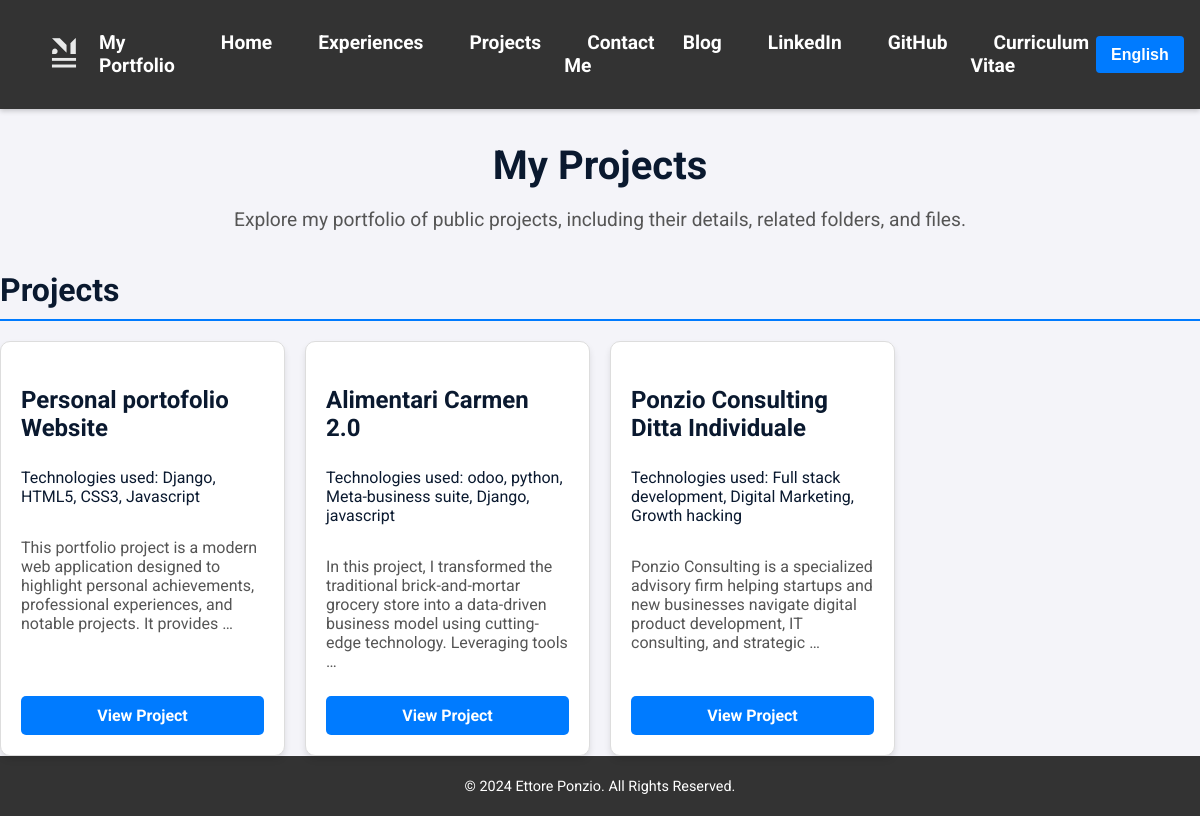
Page /en/projects/ on the earlier database version.
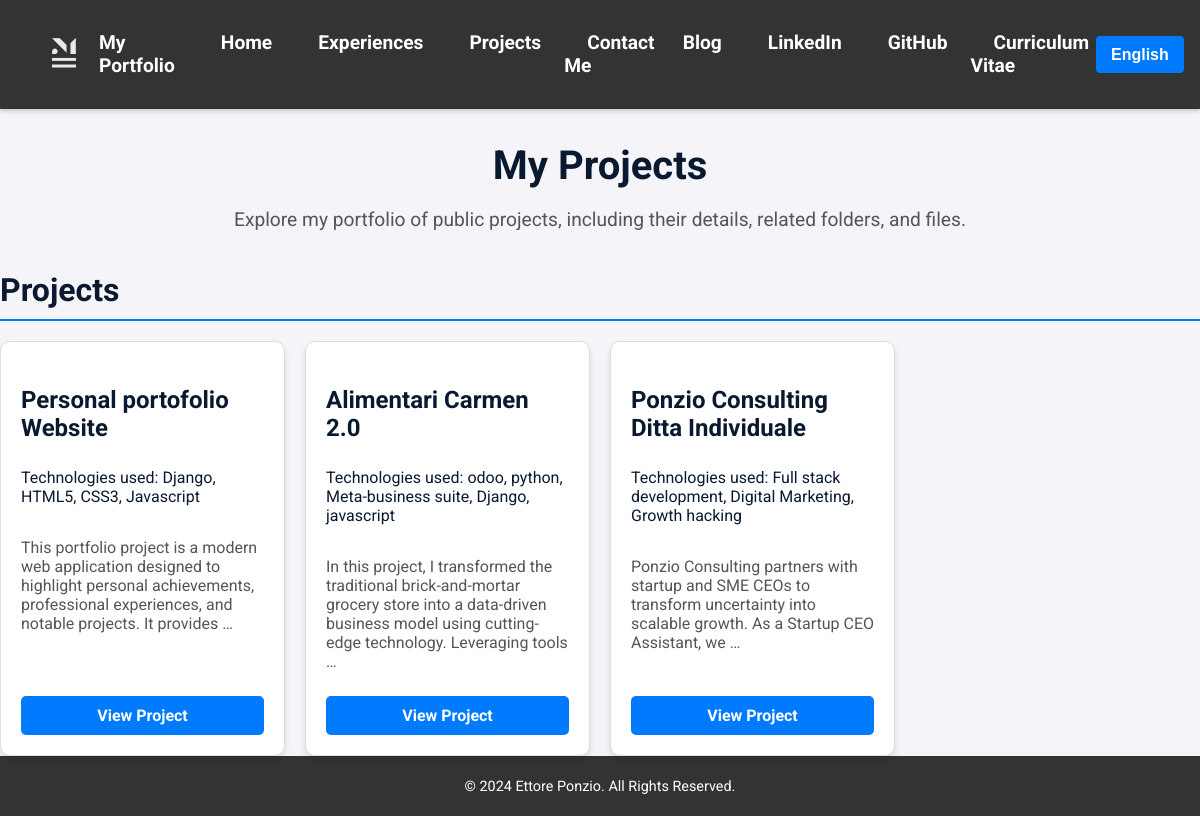
Same page on the later database version.
### portfolio/models.py (models this page shows, shortened)
class Project(models.Model):
    title_en = models.CharField(
        max_length=100,
        help_text=_("Title of the project in English."),
        verbose_name=_("Title (EN)")
    )
    title_it = models.CharField(
        max_length=100,
        help_text=_("Title of the project in Italian."),
        verbose_name=_("Title (IT)")
    )
    description_en = models.TextField(
        help_text=_("Detailed description of the project in English."),
        verbose_name=_("Description (EN)")
    )
    description_it = models.TextField(
        help_text=_("Detailed description of the project in Italian."),
        verbose_name=_("Description (IT)")
    )
    date = models.DateField(
        help_text=_("Date of project completion or start date."),
        verbose_name=_("Date")
    )
    technologies = models.CharField(
        max_length=200,
        help_text=_("Comma-separated list of technologies used."),
        verbose_name=_("Technologies")
    )
    public_url = models.URLField(
        blank=True,
        null=True,
        help_text=_("Public link, e.g., GitHub or live demo."),
        verbose_name=_("Public URL")
    )
    private_url = models.URLField(
        blank=True,
        null=True,
        help_text=_("Private link, e.g., Google Drive or restricted resource."),
        verbose_name=_("Private URL")
    )
    is_public = models.BooleanField(
        default=True,
        help_text=_("Flag to indicate if project is publicly visible."),
        verbose_name=_("Is Public")
    )
    google_file_id = models.CharField(
        max_length=100,
        blank=True,
        null=True,
        help_text=_("Google File ID for embedding a presentation."),
        verbose_name=_("Google File ID")
    )
    onedrive_share_link = models.URLField(
        max_length=2000,
        blank=True,
        null=True,
        help_text=_("OneDrive share link for embedding a presentation"),
        verbose_name=_("OneDrive_Link")
    )
    class Meta:
        verbose_name = _("Project")
        verbose_name_plural = _("Projects")

### portfolio/views.py (the view)
# urls.py: path('projects/', views.projects, name='projects'),
def projects(request):
    user_language = get_language()  # Detect the current language (e.g., 'en' or 'it')
    projects = Project.objects.prefetch_related('folders__files').filter(is_public=True)
    for project in projects:
        if user_language == 'it':
            project.display_title = project.title_it
            project.display_description = project.description_it
        else:
            project.display_title = project.title_en
            project.display_description = project.description_en
    context = {'projects': projects}
    return render(request, 'portfolio/projects.html', context)

### portfolio/templates/portfolio/projects.html (shortened to what this page needs)
{% extends 'portfolio/base.html' %}
{% load static %}
{% load i18n %}
{% block styles %}
    <link rel="stylesheet" href="{% static 'portfolio/css/project.css' %}">
{% endblock %}
{% block content %}
<article class="projects-page">
    <header>
        <h1 class="page-title">{% trans "My Projects" %}</h1>
        <p class="page-subtitle">
            {% trans "Explore my portfolio of public projects, including their details, related folders, and files." %}
        </p>
    </header>
    <section class="projects-grid" aria-labelledby="projects-heading">
        <h2 id="projects-heading" class="section-heading">{% trans "Projects" %}</h2>
        {% if projects %}
            <div class="grid">
                {% for project in projects %}
                    <div class="project-card">
                        <h3 class="project-card-title">{{ project.display_title }}</h3>
                        <p class="project-card-tech">{% trans "Technologies used:" %} {{project.technologies}} </p>
                        <p class="project-card-description">{{ project.display_description|truncatewords:20 }}</p>
                        <a href="{% url 'portfolio:project_detail' project.id %}" class="btn">{% trans "View Project" %}</a>
                    </div>
                {% endfor %}
            </div>
        {% else %}
            <p>{% trans "No projects available at the moment." %}</p>
        {% endif %}
    </section>
</article>
{% endblock %}

Differences in the rows shown:
changed Project "Ponzio Consulting Ditta Individuale": display_description "Ponzio Consulting is a specialized advisory firm helping startups and new businesses navigate digital product development, IT consulting, and strategic …" → "Ponzio Consulting partners with startup and SME CEOs to transform uncertainty into scalable growth. As a Startup CEO Assistant, we …"
